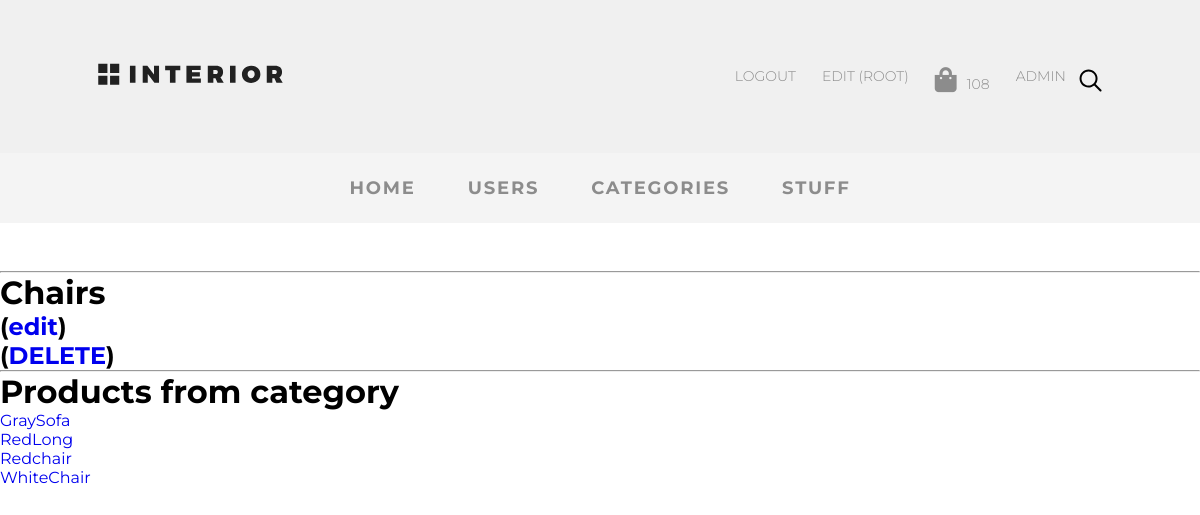
Screenshot of /adminapp/categories/read/1 (signed in) with the database file from the repository.
### authapp/models.py (models this page shows, shortened)
class CustomUser(AbstractUser):
    age = models.PositiveIntegerField(verbose_name='возраст')
    ava = models.ImageField(upload_to='avatars', verbose_name='аватар',)
    email = models.EmailField(verbose_name='email', blank='True')
    activation_key = models.CharField(max_length=128, blank=True)
    activation_key_expired = models.DateTimeField(default=(now() + timedelta(hours=48)))

### basketapp/models.py (models this page shows, shortened)
class Basket(models.Model):
    _price: float
    _total_qty: int
    _total_price: float
    user = models.ForeignKey(settings.AUTH_USER_MODEL, on_delete=models.CASCADE, related_name='basket')
    product = models.ForeignKey(Stuff, on_delete=models.CASCADE)
    quantity = models.PositiveIntegerField(verbose_name='Quantity', default=0)
    add_datetime = models.DateTimeField(verbose_name='data', auto_now_add=True)
    @property
    def total_qty(self):
        items = Basket.objects.filter(user=self.user)
        total = sum([x.quantity for x in items])
        return total

### mainapp/models.py (models this page shows)
class Category(models.Model):
    name = models.CharField(verbose_name='Категория', max_length=30)

class Stuff(models.Model):
    name = models.CharField(verbose_name='Бренд', max_length=30)
    category = models.ForeignKey(Category, on_delete=models.CASCADE)
    img = models.ImageField(upload_to='stuff', verbose_name='logo')
    description = models.TextField(verbose_name='Description',blank=True)
    price = models.DecimalField(verbose_name='price',max_digits=10, decimal_places=2)

### adminapp/views/categories.py (the view)
# urls.py: path('categories/read/<int:id>', categories.read,name='categories_read'),
@user_passes_test(lambda u: u.is_superuser)
def read(request:HttpRequest,id):
    title = Category.objects.get(pk=id)
    cat_stuff = Stuff.objects.filter(category__id=id)
    return render(request, 'adminapp/categories/read.html', {'category': cat_stuff,'title':title})

### mainapp/context_processors.py (called while the page is built)
def basket(request:HttpRequest):
    basket = []
    if request.user.is_authenticated:
        basket = Basket.objects.filter(user=request.user)
    return {
        'basket':basket
    }

### adminapp/templates/adminapp/categories/read.html
{% extends 'adminapp/base.html' %}
{% block content %}
<hr>
<h1>{{title.name}}</h1>
<h2>(<a href="{% url 'adminapp:categories_update' title.id%}">edit</a>)</h2>
<h2>(<a href="{% url 'adminapp:categories_delete' title.id%}">DELETE</a>)</h2>
<hr>
<h1>Products from category</h1>
<ul>
    {% for i in category %}
    <li>
        <a href="{% url 'adminapp:products_read' i.id %}">{{i.name}}</a>
    </li>
    {% endfor %}
</ul>
{% endblock %}

### adminapp/templates/adminapp/menu.html (shortened to what this page needs)
{% load static %}
<ul class="menu">
<li class="menu-list">
<a href="{% url 'home' %}"
class="menu-link">
</a>
</li>
    {% if user.is_authenticated %}
    <li class="menu-list">
        <a href="{% url 'auth:logout' %}" class="menu-link">
            Logout
        </a>
    </li>
    <li class="menu-list">
        <a href="{% url 'auth:edit' %}" class="menu-link">
            Edit ({{user.username}})
        </a>
    </li>
    <li class="menu-list"><a href="{%url 'basket:index'%}" class="menu-link"><i class="fas fa-shopping-bag"></i>{{basket.0.total_qty}}</li></a>
    <li class="menu-list">
        <a href="{% url 'adminapp:products' %}" class="menu-link">
            ADMIN
        </a>
    </li>
    {% else %}
    <li class="menu-list"><a href="{% url 'auth:login' %}" class="menu-link">
        Login
    </a></li>
    {% endif %}
    <li class="menu-list search"><img src="{% static 'img/search.svg' %}" alt="search"></li>
                </ul>

### static/style.css (style rules this page uses)
* { margin: 0; padding: 0; }
body { font-family: 'Montserrat', sans-serif; }
a { text-decoration: none; }
.menu { display: flex; margin-top: 57px; margin-bottom: 50px; }
.menu-list { list-style-type: none; }
.menu-link { color: #8c8c8c; font-size: 14px; font-weight: 300; text-transform: uppercase; display: block; padding: 10px 13px; }
.search { display: flex; align-items: center; }
.fa-shopping-bag { font-size:25px; margin-right:10px; }

### rows the page displays
CustomUser: username "ROOT"
Basket: user+quantity "108"
Category: name "Chairs"
Stuff: name "GraySofa"
Stuff: name "RedLong"
Stuff: name "Redchair"
Stuff: name "WhiteChair"
